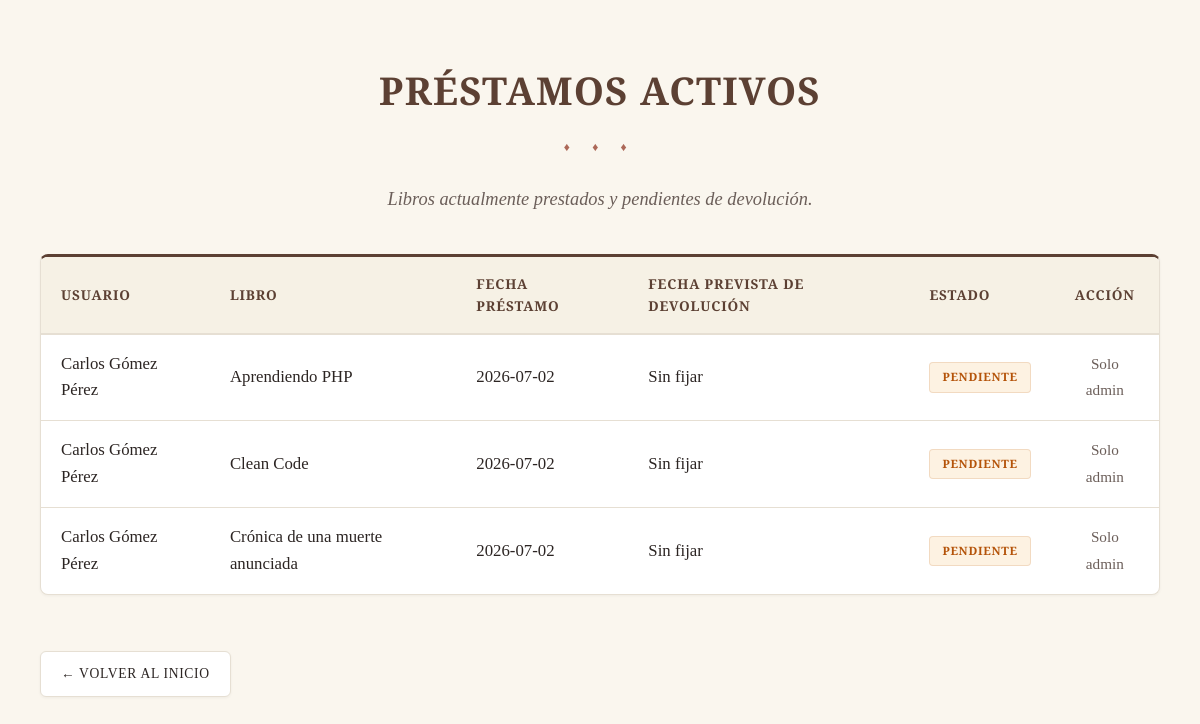
Page /prestamos/prestamos_activos.php (signed in) on the committed database.
### tables this page shows
CREATE TABLE `prestamos` (
  `id_prestamo` int(11) NOT NULL,
  `id_usuario` int(11) NOT NULL,
  `id_libro` int(11) NOT NULL,
  `fecha_prestamo` date NOT NULL,
  `fecha_devolucion` date DEFAULT NULL,
  `devuelto` tinyint(1) NOT NULL DEFAULT 0
);

CREATE TABLE `usuarios` (
  `id_usuario` int(11) NOT NULL,
  `username` varchar(55) DEFAULT NULL,
  `password_hash` varchar(255) NOT NULL,
  `nombre` varchar(80) NOT NULL,
  `apellidos` varchar(120) NOT NULL,
  `email` varchar(120) NOT NULL,
  `telefono` varchar(20) DEFAULT NULL,
  `rol` varchar(35) NOT NULL DEFAULT 'lector',
  `fecha_alta` date NOT NULL
);

CREATE TABLE `libros` (
  `id_libro` int(11) NOT NULL,
  `isbn` varchar(35) NOT NULL,
  `titulo` varchar(75) NOT NULL,
  `autor` varchar(75) NOT NULL,
  `año` int(4) NOT NULL,
  `genero` varchar(30) NOT NULL,
  `paginas` int(4) NOT NULL
);

### prestamos/prestamos_activos.php (the view, shortened to what this page needs)
<?php
include "../config/conexion.php";
$sql = "SELECT
    prestamos.id_prestamo,
    usuarios.nombre,
    usuarios.apellidos,
    libros.titulo,
    prestamos.fecha_prestamo,
    prestamos.fecha_devolucion
    FROM prestamos
    INNER JOIN usuarios
    ON prestamos.id_usuario = usuarios.id_usuario
    INNER JOIN libros
    ON prestamos.id_libro = libros.id_libro
    WHERE prestamos.devuelto = 0";
$stmt = mysqli_prepare($conexion, $sql);
mysqli_stmt_execute($stmt);
$resultado = mysqli_stmt_get_result($stmt);
?>
<!DOCTYPE html>
<html lang="es">
<head>
    <link rel="stylesheet" href="../css/estilos.css">
</head>
<body>
    <h1>Préstamos Activos</h1>
    <p>Libros actualmente prestados y pendientes de devolución.</p>
    <div class="table-container">
        <table>
            <thead>
                <tr>
                    <th>Usuario</th>
                    <th>Libro</th>
                    <th>Fecha Préstamo</th>
                    <th>Fecha Prevista de Devolución</th>
                    <th>Estado</th>
                    <th style="text-align: center;">Acción</th>
                </tr>
            </thead>
            <tbody>
                <?php while ($prestamo = mysqli_fetch_assoc($resultado)) { ?>
                    <tr>
                        <td><?php echo htmlspecialchars($prestamo["nombre"] . " " . $prestamo["apellidos"]); ?></td>
                        <td><?php echo htmlspecialchars($prestamo["titulo"]); ?></td>
                        <td><?php echo htmlspecialchars($prestamo["fecha_prestamo"]); ?></td>
                        <td><?php echo htmlspecialchars($prestamo["fecha_devolucion"] ? $prestamo["fecha_devolucion"] : 'Sin fijar'); ?></td>
                        <td>
                            <span class="badge badge-pendiente">Pendiente</span>
                        </td>
                        <td style="text-align: center;">
                            <?php if (($_SESSION['rol'] ?? '') === 'admin'): ?>
                                <a class="btn-tabla btn-devolver" href="devolver_libro.php?id=<?php echo $prestamo['id_prestamo']; ?>" onclick="return confirm('¿Confirmar la devolución de este libro?');">Devolver</a>
                            <?php else: ?>
                                <span style="color: var(--text-muted); font-size: 0.95rem;">Solo admin</span>
                            <?php endif; ?>
                        </td>
                    </tr>
                <?php } ?>
            </tbody>
        </table>
    </div>
    <a class="volver" href="../index.php">← Volver al inicio</a>
</body>
</html>

### css/estilos.css (style rules this page uses)
:root { --primary-color: #5C4033; --primary-hover: #453026; --bg-color: #FAF6EE; --card-bg: #FFFFFF; --text-main: #2C2523; --text-muted: #6B5E59; --border-color: #E6DFD3; --success-bg: #E2EED8; --success-text: #3E632A; --warning-pending-bg: #FDF2E2; --warning-pending-text: #B45309; --accent-color: #8C2D19; --shadow-sm: 0 1px 3px 0 rgba(44, 37, 35, 0.05); --shadow-md: 0 4px 12px -2px rgba(44, 37, 35, 0.08), 0 2px 6px -1px rgba(44, 37, 35, 0.04); --shadow-lg: 0 12px 24px -4px rgba(44, 37, 35, 0.12), 0 4px 12px -2px rgba(44, 37, 35, 0.06); --radius-lg: 8px; --radius-md: 6px; --radius-sm: 4px; --transition: all 0.25s cubic-bezier(0.4, 0, 0.2, 1); }
body { font-family: 'Crimson Pro', Georgia, serif; margin: 0 auto; max-width: 1200px; padding: 60px 40px; background-color: var(--bg-color); color: var(--text-main); line-height: 1.6; }
h1 { font-family: 'Cinzel', serif; color: var(--primary-color); font-size: 2.4rem; font-weight: 600; margin-top: 0; margin-bottom: 8px; text-align: center; letter-spacing: 0.03em; text-transform: uppercase; }
h1::after { content: "♦ ♦ ♦"; display: block; font-size: 0.75rem; color: var(--accent-color); margin: 16px auto 28px auto; letter-spacing: 0.6rem; text-align: center; opacity: 0.7; }
p { color: var(--text-muted); font-size: 1.15rem; margin-top: 0; margin-bottom: 24px; }
body > h1 + p { text-align: center; font-style: italic; max-width: 700px; margin-left: auto; margin-right: auto; margin-bottom: 40px; }
.table-container { background: var(--card-bg); border: 1px solid var(--border-color); border-radius: var(--radius-lg); box-shadow: var(--shadow-sm); overflow-x: auto; margin-top: 24px; margin-bottom: 32px; border-top: 3px solid var(--primary-color); }
table { width: 100%; border-collapse: collapse; text-align: left; }
th { background-color: #F6F1E5; color: var(--primary-color); font-family: 'Cinzel', serif; font-weight: 600; font-size: 0.85rem; text-transform: uppercase; letter-spacing: 0.06em; padding: 16px 20px; border-bottom: 2px solid var(--border-color); }
td { padding: 16px 20px; font-size: 1.05rem; color: var(--text-main); border-bottom: 1px solid var(--border-color); }
td:first-child, td[colspan] { font-variant-numeric: tabular-nums; }
tr:last-child td { border-bottom: none; }
.badge { display: inline-flex; align-items: center; padding: 5px 12px; font-family: 'Cinzel', serif; font-size: 0.72rem; font-weight: 600; border-radius: var(--radius-sm); text-transform: uppercase; letter-spacing: 0.06em; }
.badge-pendiente { background-color: var(--warning-pending-bg); color: var(--warning-pending-text); border: 1px solid rgba(180, 83, 9, 0.15); }
.volver { display: inline-flex; align-items: center; gap: 8px; margin-top: 24px; padding: 11px 20px; background-color: var(--card-bg); color: var(--text-main); border: 1px solid var(--border-color); border-radius: var(--radius-md); font-family: 'Cinzel', serif; font-size: 0.85rem; font-weight: 500; text-decoration: none; text-transform: uppercase; letter-spacing: 0.05em; box-shadow: var(--shadow-sm); transition: var(--transition); }

### rows in the picture
prestamos: id_usuario.apellidos "Carlos Gómez Pérez", id_libro.titulo "Aprendiendo PHP", fecha_prestamo "2026-07-02", fecha_devolucion "Sin fijar"
prestamos: id_usuario.apellidos "Carlos Gómez Pérez", id_libro.titulo "Clean Code", fecha_prestamo "2026-07-02", fecha_devolucion "Sin fijar"
prestamos: id_usuario.apellidos "Carlos Gómez Pérez", id_libro.titulo "Crónica de una muerte anunciada", fecha_prestamo "2026-07-02", fecha_devolucion "Sin fijar"
